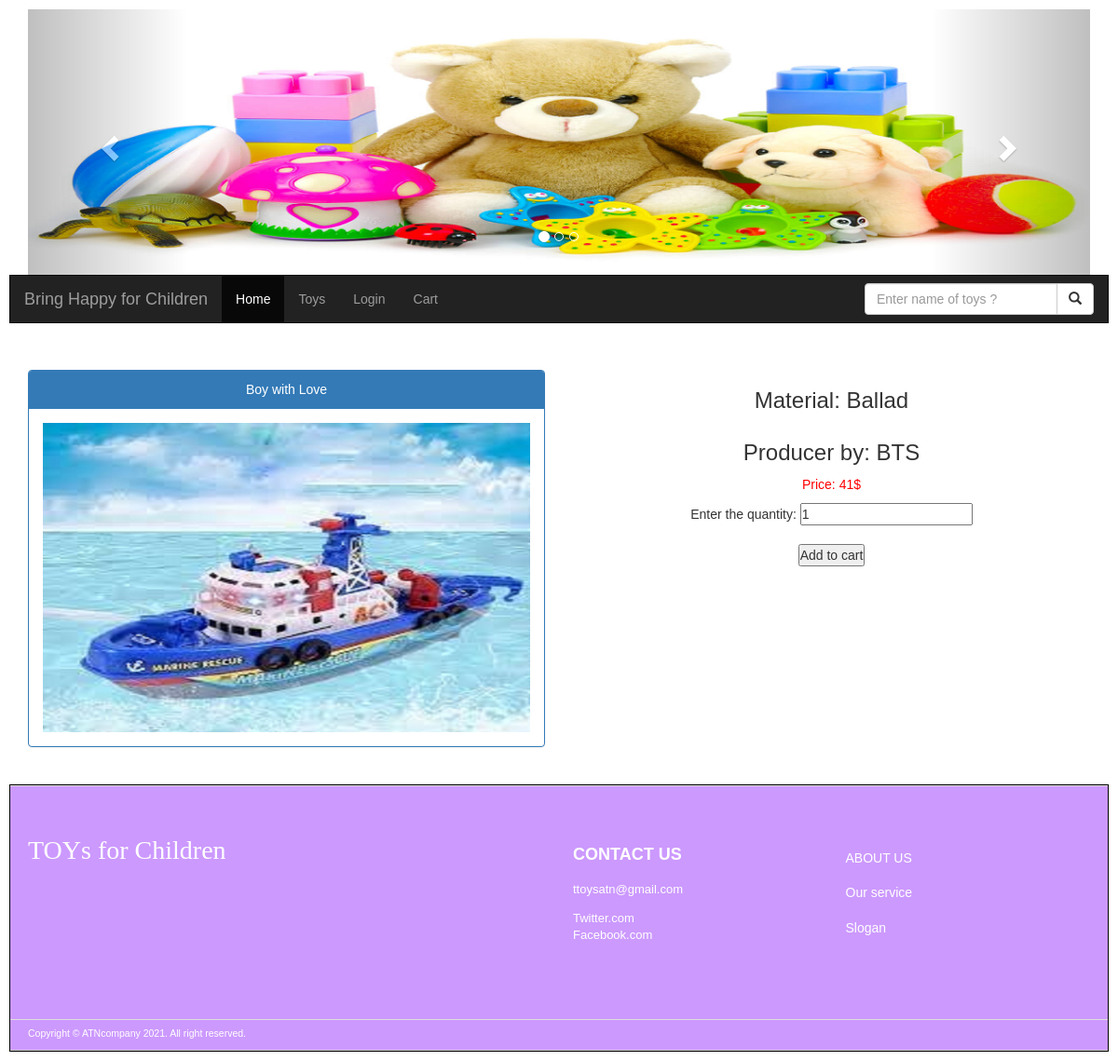
/single-song.php?songID=5, run on the app's committed database.
### tables this page shows
CREATE TABLE `song` (
  `songID` int(11) NOT NULL,
  `songName` varchar(255) NOT NULL,
  `songPrice` varchar(255) NOT NULL,
  `songImage` varchar(255) NOT NULL,
  `songMp3` varchar(255) NOT NULL,
  `genreID` int(255) NOT NULL,
  `artistName` varchar(255) NOT NULL
);

CREATE TABLE `genre` (
  `genreID` int(11) NOT NULL,
  `genreName` varchar(255) NOT NULL
);

### single-song.php (the view, shortened to what this page needs)
<?php
include('inc/conn.php');
include('inc/header.php');
?>
<div class="container text-center">
  <div class="row">
    <?php
    $songID= $_GET['songID'];
     $sql= "select *from song, genre where song.genreID= genre.genreID and song.songID= '$songID'";
    $rs= mysqli_query($conn, $sql);
    if(mysqli_num_rows($rs) > 0)
      {    while ($row= mysqli_fetch_array($rs)) {
    ?>
    <div class="col-sm-3 col-md-6 text-center">
      <div class="panel panel-primary">
        <div class="panel-heading text-center" ><?php echo$row['songName']?></div>
        <div class="panel-body"><img src="img/<?php echo $row['songImage']?>" class="img-responsive" style="width:100%" alt="Image"></div>
      </div>
    </div>
  <div class="col-sm-9 col-md-6">
        <h3>Material: <?php echo $row['genreName']?></h3>
    </div>
     <div class="col-sm-9 col-md-6">
        <h3>Producer by: <?php echo $row['artistName']?></h3>
    </div>
<p style="color: red"> Price: <?php echo $row['songPrice']."$";?></p>
<form method="POST" action="cart.php" class="quantity">
    Enter the quantity:
    <input type="number" name="quantity" value="1"><br>
    <input type="hidden" name="songID" value="<?= $songID?>"><br>
    <button type="submit" class="button-buy"> Add to cart </button>
   </form>
   <?php
 }
  }
  ?>
  </div>
</div><br>
<?php include('inc/footer.php');?>

### css/style.css (style rules this page uses)
* { margin:0; padding:0; }
body { font-family: Arial; padding: 10px; background: white; }

### data on the page
song: songName "Boy with Love", songImage (picture), genreID.genreName "Ballad", artistName "BTS", songPrice "41"
